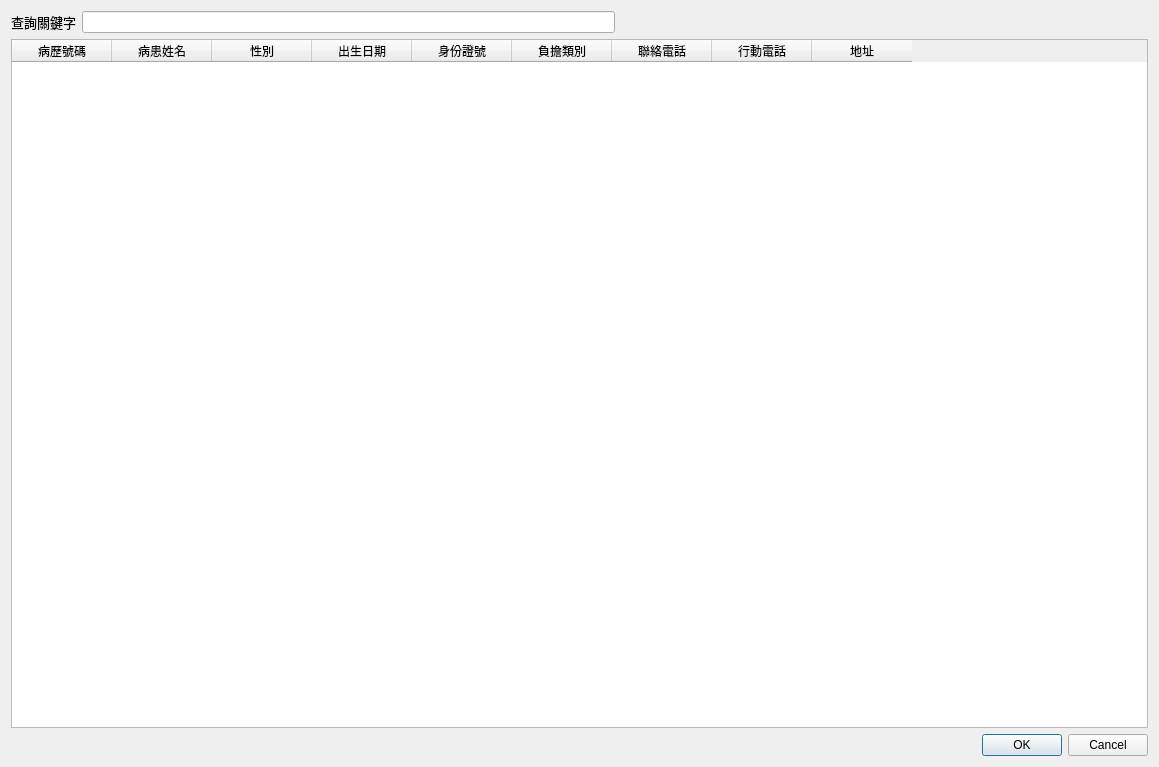
<?xml version="1.0" encoding="UTF-8"?>
<ui version="4.0">
 <class>Dialog_select_patient</class>
 <widget class="QDialog" name="Dialog_select_patient">
  <property name="geometry">
   <rect>
    <x>0</x>
    <y>0</y>
    <width>1159</width>
    <height>767</height>
   </rect>
  </property>
  <property name="windowTitle">
   <string>選擇病患</string>
  </property>
  <layout class="QVBoxLayout" name="verticalLayout">
   <item>
    <layout class="QHBoxLayout" name="horizontalLayout">
     <item>
      <widget class="QLabel" name="label">
       <property name="font">
        <font>
         <pointsize>10</pointsize>
         <weight>50</weight>
         <bold>false</bold>
        </font>
       </property>
       <property name="text">
        <string>查詢關鍵字</string>
       </property>
      </widget>
     </item>
     <item>
      <widget class="QLineEdit" name="lineEdit_query"/>
     </item>
     <item>
      <spacer name="horizontalSpacer">
       <property name="orientation">
        <enum>Qt::Horizontal</enum>
       </property>
       <property name="sizeHint" stdset="0">
        <size>
         <width>40</width>
         <height>20</height>
        </size>
       </property>
      </spacer>
     </item>
    </layout>
   </item>
   <item>
    <widget class="QTableWidget" name="tableWidget_patient_list">
     <property name="editTriggers">
      <set>QAbstractItemView::NoEditTriggers</set>
     </property>
     <property name="selectionMode">
      <enum>QAbstractItemView::SingleSelection</enum>
     </property>
     <property name="selectionBehavior">
      <enum>QAbstractItemView::SelectRows</enum>
     </property>
     <column>
      <property name="text">
       <string>病歷號碼</string>
      </property>
     </column>
     <column>
      <property name="text">
       <string>病患姓名</string>
      </property>
     </column>
     <column>
      <property name="text">
       <string>性別</string>
      </property>
     </column>
     <column>
      <property name="text">
       <string>出生日期</string>
      </property>
     </column>
     <column>
      <property name="text">
       <string>身份證號</string>
      </property>
     </column>
     <column>
      <property name="text">
       <string>負擔類別</string>
      </property>
     </column>
     <column>
      <property name="text">
       <string>聯絡電話</string>
      </property>
     </column>
     <column>
      <property name="text">
       <string>行動電話</string>
      </property>
     </column>
     <column>
      <property name="text">
       <string>地址</string>
      </property>
     </column>
    </widget>
   </item>
   <item>
    <widget class="QDialogButtonBox" name="buttonBox">
     <property name="orientation">
      <enum>Qt::Horizontal</enum>
     </property>
     <property name="standardButtons">
      <set>QDialogButtonBox::Cancel|QDialogButtonBox::Ok</set>
     </property>
    </widget>
   </item>
  </layout>
 </widget>
 <resources/>
 <connections>
  <connection>
   <sender>buttonBox</sender>
   <signal>accepted()</signal>
   <receiver>Dialog_select_patient</receiver>
   <slot>accept()</slot>
   <hints>
    <hint type="sourcelabel">
     <x>248</x>
     <y>254</y>
    </hint>
    <hint type="destinationlabel">
     <x>157</x>
     <y>274</y>
    </hint>
   </hints>
  </connection>
  <connection>
   <sender>buttonBox</sender>
   <signal>rejected()</signal>
   <receiver>Dialog_select_patient</receiver>
   <slot>reject()</slot>
   <hints>
    <hint type="sourcelabel">
     <x>316</x>
     <y>260</y>
    </hint>
    <hint type="destinationlabel">
     <x>286</x>
     <y>274</y>
    </hint>
   </hints>
  </connection>
 </connections>
</ui>
